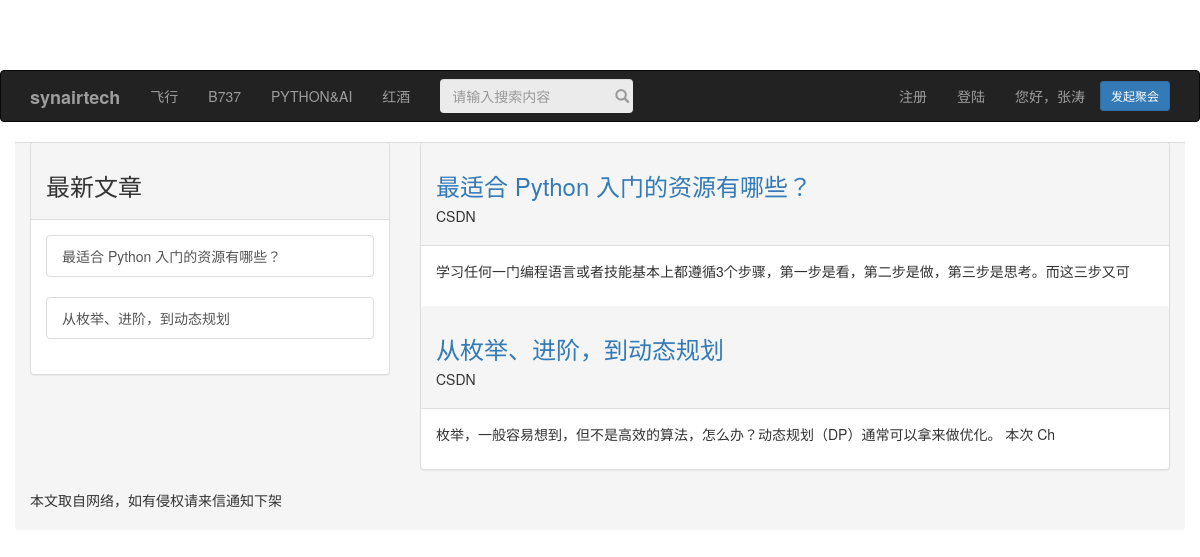
The app's page /, older data.
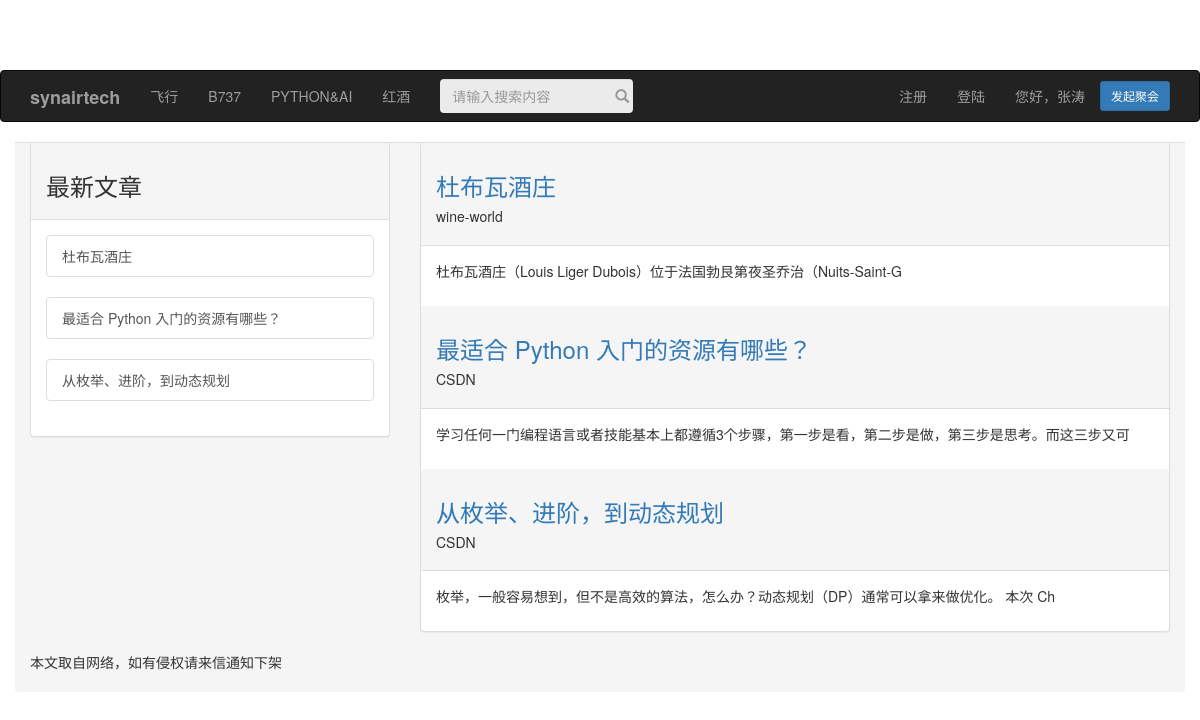
The same page, newer data.
### myapp/models.py (models this page shows, shortened)
class Post(models.Model):
    title=models.CharField(max_length=200)
    title_web=models.URLField(max_length=200)
    title_body=models.TextField()
    title_auther=models.CharField(max_length=20)
    title_num=models.CharField(max_length=1000)
    title_date=models.DateTimeField(default=timezone.now)
    title_item=models.CharField(max_length=50)
    class Meta:
        ordering=('-title_date',)

### myapp/views.py (the view)
# urls.py: url(r'^$',Homepage),
def Homepage(request):
    posts=Post.objects.all()
    return render(request,'home.html',{'posts':posts})

### templates/home.html (shortened to what this page needs)
{% extends 'base.html' %}
{% block sidemessage %}
    <div class="panel-body">
        {% for post in posts %}
            <div class="list-group">
                <a href="{{ post.title_web }}" class="list-group-item">{{ post.title }}</a>
            </div>
        {% endfor %}
    </div>
{% endblock %}
{% block headmessage %}
    {% for post in posts %}
        <div class="panel-heading">
            <a href="{{ post.title_web }}"><h3>{{ post.title }}</h3></a><h5>{{ post.title_auther }}</h5>
        </div>
        <div class="panel-body">
            <p>{{ post.title_body | truncatechars:50}}</p>
        </div>
    {% endfor %}
{% endblock %}

### templates/base.html (shortened to what this page needs)
<!DOCTYPE html>
<html lang="en">
<head>
    <link rel="stylesheet" href="lib/bootstrap/css/bootstrap.min.css">
    <link rel="stylesheet" href="lib/bootstrap/css/style.css">
    <link rel="stylesheet" href="https://cdn.bootcss.com/bootstrap/3.3.7/css/bootstrap.min.css">
</head>
<body>
    {% include 'header.html' %}
    <div class="container">
        <div class="row">
            <div class="col-md-4 col-sm-4">
                <div class="panel panel-default">
                    <div class="panel-heading">
                        <h3>最新文章</h3>
                    </div>
                    {% block sidemessage %}{% endblock %}
                </div>
            </div>
            <div class="col-md-8 col-sm-8">
                <div class="panel panel-default">
                    {% block headmessage %}{% endblock %}
                </div>
            </div>
            <div class="panel-footer">
                {% include 'footer.html' %}
            </div>
        </div>
    </div>
</body>
</html>

### templates/header.html (shortened to what this page needs)
<nav class="navbar navbar-inverse">
            <div class="container">
                <div class="navbar-header">
                    <a href="http://www.synairtech.com" class="navbar-brand"><strong>synairtech</strong></a>
                </div>
                <div class="collapse navbar-collapse" id="res-nav">
                    <ul class="nav navbar-nav">
                        <li class=""><a href="http://www.synairtech.com/flight">飞行</a></li>
                        <li class=""><a href="http://www.synairtech.com/b737">B737</a></li>
                        <li class=""><a href="http://www.synairtech.com/python">PYTHON&AI</a></li>
                        <li class=""><a href="http://www.synairtech.com/redwine">红酒</a></li>
                    </ul>
                    <form action="" class="navbar-form navbar-left" >
                        <input type="text" placeholder="请输入搜索内容" class="form-control">
                        <button type="submit">
                            <span class="glyphicon glyphicon-search">
                            </span>
                        </button>
                    </form>
                    <a href="" class="btn navbar-btn btn-primary btn-sm navbar-right hidden-xs">发起聚会</a>
                    <div class="profile navbar-right">
                        <ul class="nav navbar-nav">
                            <li><a href="#">注册</a></li>
                            <li><a href="#">登陆</a></li>
                        </ul>
                        <p class="navbar-text">您好，<a href="#" class="navbar-link">张涛</a></p>
                    </div>
                </div>
            </div>
</nav>

### templates/footer.html
<p>本文取自网络，如有侵权请来信通知下架</p>

Row changes from the older to the newer data that the page shows:
added Post: title "杜布瓦酒庄", title_auther "wine-world", title_body "杜布瓦酒庄（Louis Liger Dubois）位于法国勃艮第夜圣乔治（Nuits-Saint-G"
